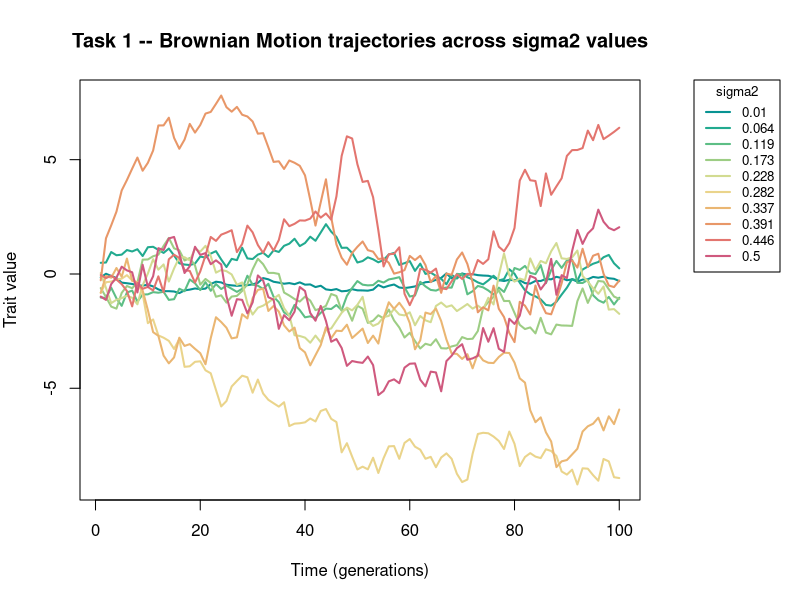

R code for this plot:
################################################################################
##                                                                            ##
##  TASK 1                                                                    ##
##  Brownian Motion trait evolution -- effect of the rate parameter sigma2    ##
##                                                                            ##
##  BACKGROUND                                                                ##
##  The Brownian Motion (BM) model assumes trait change along a lineage is    ##
##  a sequence of random normal increments with mean 0 and variance           ##
##  sigma2 * dt per time step. The parameter sigma2 controls how fast traits  ##
##  diverge: large sigma2 -> wide spread; small sigma2 -> tight clustering.   ##
##                                                                            ##
##  Here we simulate a single BM lineage for each of n_drift_levels values    ##
##  of sigma2 and plot all trajectories on the same axes. Each trajectory     ##
##  is the cumulative sum of independent N(0, sigma2) increments.             ##
##                                                                            ##
################################################################################


# -------------------------------
# 0. (Optional) Clean workspace
# -------------------------------
rm(list = ls())


# -------------------------------
# 1. Set random seed (reproducibility)
# -------------------------------
set.seed(12)


# -------------------------------
# 2. Define simulation parameters
# -------------------------------

# Number of time steps in each trajectory
n_steps <- 100 

# Number of Brownian motion trajectories
n_drift_levels <- 10 


# -------------------------------
# 3. Define sigma2 values
# -------------------------------

# Variance per time step (not standard deviation)
sigma2_values <- seq(0.01, 0.5, length.out = n_drift_levels)


# -------------------------------
# 4. Initialize storage matrix
# -------------------------------

# Rows = time steps, Columns = trajectories (one per sigma2)
traj <- matrix(0, nrow = n_steps, ncol = n_drift_levels)


# -------------------------------
# 5. Simulate Brownian motion
# -------------------------------

for (i in seq_len(n_drift_levels)) {
  
  # Draw increments from N(0, sigma2)
  increments <- rnorm(n_steps, mean = 0, sd = sqrt(sigma2_values[i]))
  
  # Cumulative sum = Brownian trajectory
  traj[, i] <- cumsum(increments)
}


# -------------------------------
# 6. Generate colors for plotting
# -------------------------------

cols <- hcl.colors(n_drift_levels, "Temps")


# -------------------------------
# 7. Plot trajectories
# -------------------------------

par(xpd = TRUE, mar = c(5, 4, 4, 8))  # increase right margin

matplot(traj,
        type = "l",
        col  = cols,
        lwd  = 2,
        lty  = 1,
        xlab = "Time (generations)",
        ylab = "Trait value",
        main = "Task 1 -- Brownian Motion trajectories across sigma2 values")


# -------------------------------
# 8. Add legend
# -------------------------------
legend("topright",
       inset = c(-0.25, 0),   # pushes legend outside plot region
       legend = round(sigma2_values, 3),
       col    = cols,
       lty    = 1,
       lwd    = 2,
       title  = "sigma2",
       cex    = 0.8)
